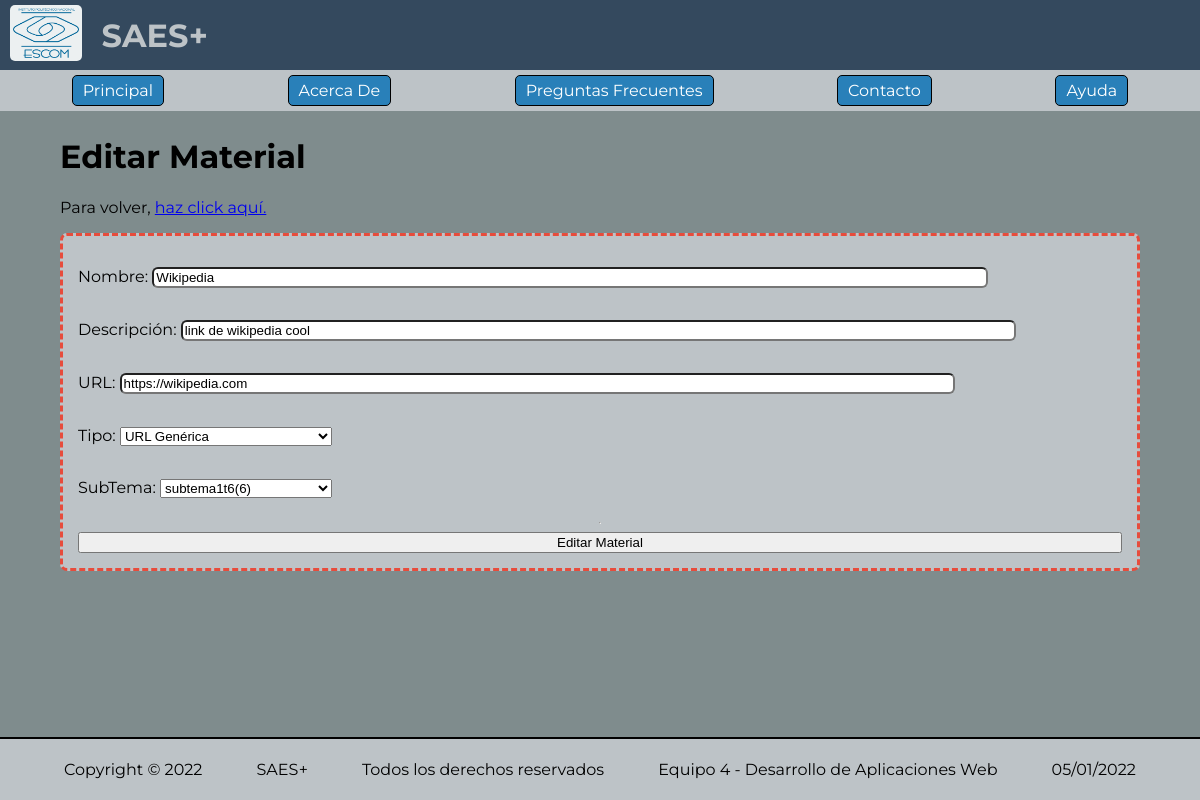
The page /admin/formulario-material.php?id=1 on the database its author committed.
### tables this page shows
CREATE TABLE `materiales` (
  `id` int NOT NULL AUTO_INCREMENT,
  `nombre` varchar(100) NOT NULL,
  `descripcion` varchar(100) DEFAULT NULL,
  `tipo` varchar(100) NOT NULL DEFAULT 'URL',
  `url` text NOT NULL,
  `id_subtema` int NOT NULL,
  PRIMARY KEY (`id`)
);

CREATE TABLE `subtemas` (
  `id` int NOT NULL AUTO_INCREMENT,
  `nombre` varchar(100) NOT NULL,
  `descripcion` varchar(100) DEFAULT NULL,
  `id_tema` int NOT NULL,
  PRIMARY KEY (`id`)
);

### src/material/db_material.php (called while the page is built, shortened)
<?php
include_once(dirname(dirname(dirname(__FILE__))) . "/src/material/material.php");
include_once(dirname(dirname(dirname(__FILE__))) . "/src/db.php");
include_once(dirname(dirname(dirname(__FILE__))) . "/src/subtema/servicio_subtema.php");
class DBMaterial
{
  private $conexion;
  public function __construct()
  {
    $claseConexion = new Conexion();
    $this->conexion = $claseConexion->obtenerConexion();
  }
  private function fila_a_modelo($fila_material)
  {
    $material = new Material();
    $material->id = $fila_material["id"];
    $material->tipo = $fila_material["tipo"];
    $material->nombre = $fila_material["nombre"];
    $material->descripcion = $fila_material["descripcion"];
    $material->url = $fila_material["url"];
    $material->id_subtema = $fila_material["id_subtema"];
    $servicio_subtema = new ServicioSubTema();
    $material->subtema = $servicio_subtema->obtenerSubTemaPorID($material->id_subtema);
    return $material;
  }
  public function obtenerMaterialPorID($id_material)
  {
    $consulta = "SELECT * FROM materiales WHERE id = " . $id_material . ";";
    $resultado = $this->conexion->query($consulta);
    return $this->fila_a_modelo($resultado->fetch_assoc());
  }
}

### src/db.php (called while the page is built, shortened)
<?php
class Conexion
{
  private $db_con;
  public function __construct()
  {
    $this->db_con = new mysqli(Config::$db_host, Config::$db_user, Config::$db_pass, Config::$db_name);
  }
  public function obtenerConexion()
  {
    return $this->db_con;
  }
}

### src/material/servicio_material.php (called while the page is built, shortened)
<?php
include_once(dirname(dirname(dirname(__FILE__))) . "/src/material/db_material.php");
class ServicioMaterial
{
  private $db_material;
  public function __construct()
  {
    $this->db_material = new DBMaterial();
  }
  public function obtenerMaterialPorID($id_material)
  {
    $material = $this->db_material->obtenerMaterialPorID($id_material);
    return $material;
  }
}

### src/subtema/db_subtema.php (called while the page is built, shortened)
<?php
include_once(dirname(dirname(dirname(__FILE__))) . "/src/db.php");
include_once(dirname(dirname(dirname(__FILE__))) . "/src/tema/servicio_tema.php");
class DBSubTema
{
  private $conexion;
  public function __construct()
  {
    $claseConexion = new Conexion();
    $this->conexion = $claseConexion->obtenerConexion();
  }
  private function fila_a_modelo($fila_subtema)
  {
    $subtema = new SubTema();
    $subtema->id = $fila_subtema["id"];
    $subtema->nombre = $fila_subtema["nombre"];
    $subtema->descripcion = $fila_subtema["descripcion"];
    $subtema->id_tema = $fila_subtema["id_tema"];
    $servicio_tema = new ServicioTema();
    $subtema->tema = $servicio_tema->obtenerTemaPorID($subtema->id_tema);
    return $subtema;
  }
  public function obtener_todos()
  {
    $consulta = "SELECT * FROM subtemas";
    $resultado = $this->conexion->query($consulta);
    $subtemas = array();
    while ($fila = $resultado->fetch_assoc()) {
      $subtemas[] = $this->fila_a_modelo($fila);
    }
    return $subtemas;
  }
  public function obtenerSubTemaPorID($id_subtema)
  {
    $consulta = "SELECT * FROM subtemas WHERE id = " . $id_subtema . ";";
    $resultado = $this->conexion->query($consulta);
    return $this->fila_a_modelo($resultado->fetch_assoc());
  }
}

### src/subtema/servicio_subtema.php (called while the page is built, shortened)
<?php
include_once(dirname(dirname(dirname(__FILE__))) . "/src/subtema/db_subtema.php");
class ServicioSubTema
{
  private $db_subtema;
  public function __construct()
  {
    $this->db_subtema = new DBSubTema();
  }
  public function obtenerSubTemaPorID($id_subtema)
  {
    $subtema = $this->db_subtema->obtenerSubTemaPorID($id_subtema);
    return $subtema;
  }
  public function obtenerSubTemas()
  {
    return $this->db_subtema->obtener_todos();
  }
}

### src/tema/db_tema.php (called while the page is built, shortened)
<?php
include_once(dirname(dirname(dirname(__FILE__))) . "/src/db.php");
include_once(dirname(dirname(dirname(__FILE__))) . "/src/bloque/servicio_bloque.php");
class DBTema
{
  private $conexion;
  public function __construct()
  {
    $claseConexion = new Conexion();
    $this->conexion = $claseConexion->obtenerConexion();
  }
  private function fila_a_modelo($fila_tema)
  {
    $tema = new Tema();
    $tema->id = $fila_tema["id"];
    $tema->nombre = $fila_tema["nombre"];
    $tema->descripcion = $fila_tema["descripcion"];
    $tema->id_bloque = $fila_tema["id_bloque"];
    $servicio_bloque = new ServicioBloque();
    $tema->bloque = $servicio_bloque->obtenerBloquePorID($tema->id_bloque);
    return $tema;
  }
  public function obtenerTemaPorID($id_tema)
  {
    $consulta = "SELECT * FROM temas WHERE id = " . $id_tema . ";";
    $resultado = $this->conexion->query($consulta);
    return $this->fila_a_modelo($resultado->fetch_assoc());
  }
}

### src/tema/servicio_tema.php (called while the page is built, shortened)
<?php
include_once(dirname(dirname(dirname(__FILE__))) . "/src/tema/db_tema.php");
class ServicioTema
{
  private $db_tema;
  public function __construct()
  {
    $this->db_tema = new DBTema();
  }
  public function obtenerTemaPorID($id_tema)
  {
    $tema = $this->db_tema->obtenerTemaPorID($id_tema);
    return $tema;
  }
}

### src/bloque/db_bloque.php (called while the page is built, shortened)
<?php
include_once(dirname(dirname(dirname(__FILE__))) . "/src/db.php");
include_once(dirname(dirname(dirname(__FILE__))) . "/src/grupo/servicio_grupo.php");
class DBBloque
{
  private $conexion;
  public function __construct()
  {
    $claseConexion = new Conexion();
    $this->conexion = $claseConexion->obtenerConexion();
  }
  private function fila_a_modelo($fila_bloque)
  {
    $bloque = new Bloque();
    $bloque->id = $fila_bloque["id"];
    $bloque->nombre = $fila_bloque["nombre"];
    $bloque->descripcion = $fila_bloque["descripcion"];
    $bloque->id_grupo = $fila_bloque["id_grupo"];
    $servicio_grupo = new ServicioGrupo();
    $bloque->grupo = $servicio_grupo->obtenerGrupoPorID($bloque->id_grupo);
    return $bloque;
  }
  public function obtenerBloquePorID($id_bloque)
  {
    $consulta = "SELECT * FROM bloques WHERE id = " . $id_bloque . ";";
    $resultado = $this->conexion->query($consulta);
    return $this->fila_a_modelo($resultado->fetch_assoc());
  }
}

### src/bloque/servicio_bloque.php (called while the page is built, shortened)
<?php
include_once(dirname(dirname(dirname(__FILE__))) . "/src/bloque/db_bloque.php");
class ServicioBloque
{
  private $db_bloque;
  public function __construct()
  {
    $this->db_bloque = new DBBloque();
  }
  public function obtenerBloquePorID($id_bloque)
  {
    $bloque = $this->db_bloque->obtenerBloquePorID($id_bloque);
    return $bloque;
  }
}

### src/grupo/db_grupo.php (called while the page is built, shortened)
<?php
include_once(dirname(dirname(dirname(__FILE__))) . "/src/db.php");
class DBGrupo
{
  private $conexion;
  public function __construct()
  {
    $claseConexion = new Conexion();
    $this->conexion = $claseConexion->obtenerConexion();
  }
  private function fila_a_modelo($fila_grupo)
  {
    $grupo = new Grupo();
    $grupo->id = $fila_grupo["id"];
    $grupo->nombre = $fila_grupo["nombre"];
    return $grupo;
  }
  public function obtenerGrupoPorID($id_grupo)
  {
    $consulta = "SELECT * FROM grupos WHERE id = " . $id_grupo . ";";
    $resultado = $this->conexion->query($consulta);
    return $this->fila_a_modelo($resultado->fetch_assoc());
  }
}

### src/grupo/servicio_grupo.php (called while the page is built, shortened)
<?php
include_once(dirname(dirname(dirname(__FILE__))) . "/src/grupo/db_grupo.php");
class ServicioGrupo
{
  private $db_grupo;
  public function __construct()
  {
    $this->db_grupo = new DBGrupo();
  }
  public function obtenerGrupoPorID($id_grupo)
  {
    $grupo = $this->db_grupo->obtenerGrupoPorID($id_grupo);
    return $grupo;
  }
}

### admin/formulario-material.php (the view, shortened to what this page needs)
<?php
require_once(dirname(dirname(__FILE__)) . '/src/material/servicio_material.php');
$servicio = new ServicioMaterial();
require_once(dirname(dirname(__FILE__)) . '/src/subtema/servicio_subtema.php');
$servicio_subtema = new ServicioSubTema();
$subtemas = $servicio_subtema->obtenerSubTemas();
require_once(dirname(dirname(__FILE__)) . '/src/componentes_ui/encabezado.php');
$editar_material = isset($_GET['id']);
$material = new Material();
if ($editar_material) {
  $material = $servicio->obtenerMaterialPorID($_GET["id"]);
}
?>
<link rel="stylesheet" href="/assets/css/formulario-material.css">
<div id="formulario-material">
  <h1><?php if ($editar_material) {
        echo "Editar Material";
      } else {
        echo "Agregar Material";
      } ?></h1>
  <p>Para volver, <a href="/admin/materiales.php">haz click aquí.</a></p>
  <form action="/acciones/admin/<?php if ($editar_material) {
                                  echo "editar-material.php?id=" . $_GET['id'];
                                } else {
                                  echo "crear-material.php";
                                } ?>" method="post">
    <p>
      Nombre: <input class="campo" type="text" name="nombre" id="nombre" value="<?php if ($editar_material) {
                                                                                  echo $material->nombre;
                                                                                } ?>">
    </p>
    <p>
      Descripción: <input class="campo" type="text" name="descripcion" id="descripcion" value="<?php if ($editar_material) {
                                                                                                  echo $material->descripcion;
                                                                                                } ?>">
    </p>
    <p>
      URL: <input class="campo" type="url" name="url" id="url" value="<?php if ($editar_material) {
                                                                        echo $material->url;
                                                                      } ?>">
    </p>
    <p>
      Tipo: <select name="tipo" id="tipo">
        <option value="<?php echo Config::$material_url; ?>" <?php if ($editar_material && $material->tipo == Config::$material_url) {
                                                                echo "selected";
                                                              } ?>>URL Genérica</option>
      </select>
    </p>
    <p>
      SubTema: <select name="id_subtema" id="id_subtema">
        <?php
        foreach ($subtemas as $subtema) {
        ?>
          <option value="<?php echo $subtema->id; ?>" <?php if ($editar_material && $material->id_subtema == $subtema->id) {
                                                        echo "selected";
                                                      } ?>><?php echo $subtema->nombre . "(" . $subtema->id . ")"; ?></option>
        <?php
        }
        ?>
      </select>
    </p>
    <hr>
    <input type="submit" value="<?php if ($editar_material) {
                                  echo "Editar";
                                } else {
                                  echo "Agregar";
                                } ?> Material">
  </form>
</div>
<?php require_once(dirname(dirname(__FILE__)) . '/src/componentes_ui/pie_de_pagina.php'); ?>

### assets/css/general.css (style rules this page uses)
html, body { height: 100%; width: 100%; font-family: "Montserrat", sans-serif; border: 0; margin: 0; display: flex; flex-direction: column; align-items: stretch; flex-shrink: 0; }

### assets/css/formulario-material.css (style rules this page uses)
#formulario-material { flex-grow: 1; background-color: #7f8c8d; padding: 5px 5%; }
#formulario-material > form { border: 3px dashed #e74c3c; border-radius: 7px; background-color: #bdc3c7; padding: 15px; display: flex; flex-direction: column; justify-content: space-evenly; }
.campo { border-radius: 6px; box-sizing: border-box; width: 80%; }

### rows shown on the page
materiales: nombre "Wikipedia", descripcion "link de wikipedia cool", url "https://wikipedia.com", tipo "URL Genérica", id_subtema "subtema1t6(6)"

### other values the page prints
Config::$nombre_proyecto "SAES+"
